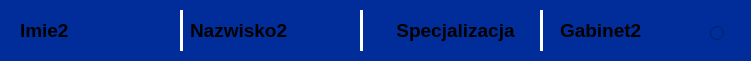
     <widget class="QFrame" name="frame_27">
      <property name="geometry">
       <rect>
        <x>10</x>
        <y>80</y>
        <width>751</width>
        <height>61</height>
       </rect>
      </property>
      <property name="styleSheet">
       <string notr="true">background-color: rgb(0, 45, 154);
border-radius: 10px;</string>
      </property>
      <property name="frameShape">
       <enum>QFrame::Shape::StyledPanel</enum>
      </property>
      <property name="frameShadow">
       <enum>QFrame::Shadow::Raised</enum>
      </property>
      <widget class="Line" name="line_28">
       <property name="geometry">
        <rect>
         <x>360</x>
         <y>10</y>
         <width>3</width>
         <height>41</height>
        </rect>
       </property>
       <property name="styleSheet">
        <string notr="true">background-color: white;</string>
       </property>
       <property name="orientation">
        <enum>Qt::Orientation::Vertical</enum>
       </property>
      </widget>
      <widget class="Line" name="line_29">
       <property name="geometry">
        <rect>
         <x>540</x>
         <y>10</y>
         <width>3</width>
         <height>41</height>
        </rect>
       </property>
       <property name="styleSheet">
        <string notr="true">background-color: white;</string>
       </property>
       <property name="orientation">
        <enum>Qt::Orientation::Vertical</enum>
       </property>
      </widget>
      <widget class="QLabel" name="label_54">
       <property name="geometry">
        <rect>
         <x>380</x>
         <y>10</y>
         <width>151</width>
         <height>41</height>
        </rect>
       </property>
       <property name="font">
        <font>
         <pointsize>14</pointsize>
         <bold>true</bold>
        </font>
       </property>
       <property name="layoutDirection">
        <enum>Qt::LayoutDirection::LeftToRight</enum>
       </property>
       <property name="styleSheet">
        <string notr="true"/>
       </property>
       <property name="text">
        <string>Specjalizacja</string>
       </property>
       <property name="textFormat">
        <enum>Qt::TextFormat::RichText</enum>
       </property>
       <property name="alignment">
        <set>Qt::AlignmentFlag::AlignCenter</set>
       </property>
      </widget>
      <widget class="QLabel" name="label_55">
       <property name="geometry">
        <rect>
         <x>20</x>
         <y>10</y>
         <width>81</width>
         <height>41</height>
        </rect>
       </property>
       <property name="font">
        <font>
         <pointsize>14</pointsize>
         <bold>true</bold>
        </font>
       </property>
       <property name="layoutDirection">
        <enum>Qt::LayoutDirection::LeftToRight</enum>
       </property>
       <property name="styleSheet">
        <string notr="true"/>
       </property>
       <property name="text">
        <string>Imie2</string>
       </property>
       <property name="textFormat">
        <enum>Qt::TextFormat::RichText</enum>
       </property>
       <property name="alignment">
        <set>Qt::AlignmentFlag::AlignLeading|Qt::AlignmentFlag::AlignLeft|Qt::AlignmentFlag::AlignVCenter</set>
       </property>
      </widget>
      <widget class="Line" name="line_30">
       <property name="geometry">
        <rect>
         <x>180</x>
         <y>10</y>
         <width>3</width>
         <height>41</height>
        </rect>
       </property>
       <property name="styleSheet">
        <string notr="true">background-color: white;</string>
       </property>
       <property name="orientation">
        <enum>Qt::Orientation::Vertical</enum>
       </property>
      </widget>
      <widget class="QLabel" name="label_56">
       <property name="geometry">
        <rect>
         <x>190</x>
         <y>10</y>
         <width>131</width>
         <height>41</height>
        </rect>
       </property>
       <property name="font">
        <font>
         <pointsize>14</pointsize>
         <bold>true</bold>
        </font>
       </property>
       <property name="layoutDirection">
        <enum>Qt::LayoutDirection::LeftToRight</enum>
       </property>
       <property name="styleSheet">
        <string notr="true"/>
       </property>
       <property name="text">
        <string>Nazwisko2</string>
       </property>
       <property name="textFormat">
        <enum>Qt::TextFormat::RichText</enum>
       </property>
       <property name="alignment">
        <set>Qt::AlignmentFlag::AlignLeading|Qt::AlignmentFlag::AlignLeft|Qt::AlignmentFlag::AlignVCenter</set>
       </property>
      </widget>
      <widget class="QLabel" name="label_65">
       <property name="geometry">
        <rect>
         <x>560</x>
         <y>10</y>
         <width>121</width>
         <height>41</height>
        </rect>
       </property>
       <property name="font">
        <font>
         <pointsize>14</pointsize>
         <bold>true</bold>
        </font>
       </property>
       <property name="layoutDirection">
        <enum>Qt::LayoutDirection::LeftToRight</enum>
       </property>
       <property name="styleSheet">
        <string notr="true"/>
       </property>
       <property name="text">
        <string>Gabinet2</string>
       </property>
       <property name="textFormat">
        <enum>Qt::TextFormat::RichText</enum>
       </property>
       <property name="alignment">
        <set>Qt::AlignmentFlag::AlignLeading|Qt::AlignmentFlag::AlignLeft|Qt::AlignmentFlag::AlignVCenter</set>
       </property>
      </widget>
      <widget class="QRadioButton" name="radioButton_4">
       <property name="geometry">
        <rect>
         <x>710</x>
         <y>20</y>
         <width>112</width>
         <height>26</height>
        </rect>
       </property>
       <property name="text">
        <string/>
       </property>
      </widget>
     </widget>
